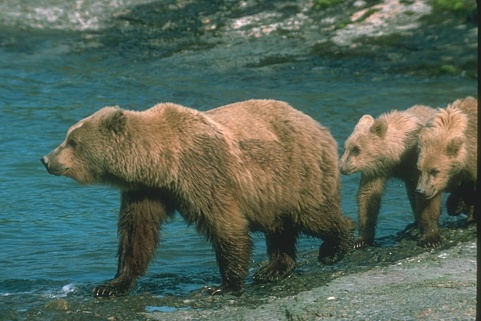
#> input picture SRCNN/BSDS300/train/100075.jpg, 481 x 321 px, given in place of 15004.jpg, which was not available
$ python dataset.py
#> lines starting #> are read from the running program, lines starting #| are printed output that depends on the picture; pictures that were not available may be replaced by others from this repository, and a replacement may not be noted
import glob
import os

import numpy as np
from PIL import ImageFilter, Image
from matplotlib import pyplot as plt
from torch.utils.data import Dataset


class SRCNNDataset(Dataset):
    def __init__(self, transform, train=True):
        super(SRCNNDataset, self).__init__()
        self.transform = transform
        if train:
            self.paths = glob.glob(os.path.join('BSDS300/train', '*.jpg'))
        else:
            self.paths = glob.glob(os.path.join('BSDS300/test', '*.jpg'))

    def __getitem__(self, index):
        path = self.paths[index]
        img, _, _ = Image.open(path).convert('YCbCr').split()
        x = img.filter(ImageFilter.GaussianBlur(2))
        x = self.transform(x)
        return x / 255, self.transform(img) / 255

    def __len__(self):
        return len(self.paths)


if __name__ == '__main__':
    img, _, _ = Image.open('/Users/xiaohao/Documents/Python/SRCNN/BSDS300/train/15004.jpg').convert('YCbCr').split()
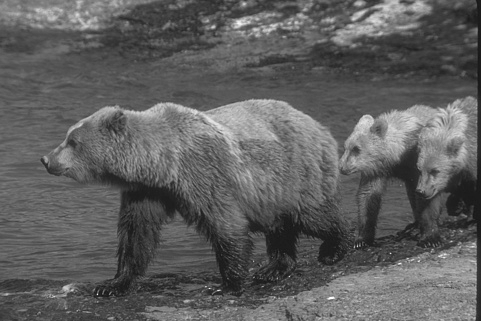
#> img: PIL image 481x321 L; min 18, max 253, mean 94.6
    plt.imshow(np.array(img) / 255)
    plt.show()
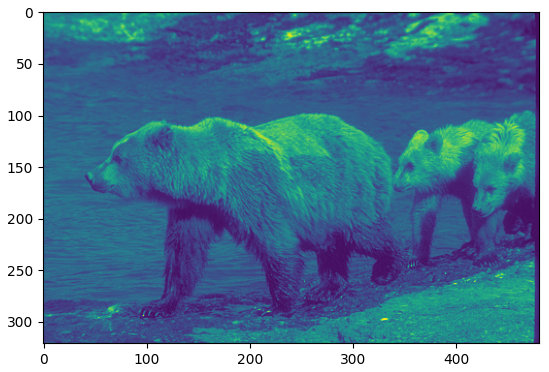
#> figure drawn by matplotlib, 1 panel

$ run again, on SRCNN/BSDS300/train/122048.jpg
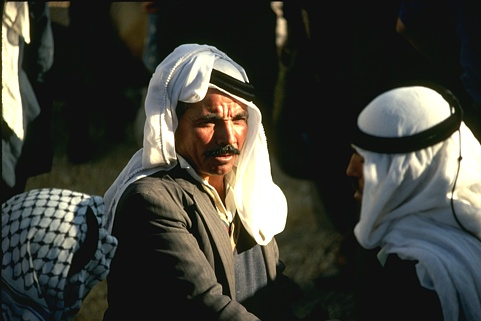
#> input picture SRCNN/BSDS300/train/122048.jpg, 481 x 321 px, given in place of 15004.jpg, which was not available
#> `img, _, _ = Image.open('/Users/xiaohao/Documents/Python/SRCNN/BSDS300/..`:
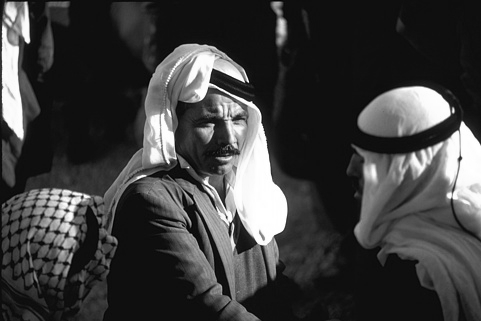
#> img: PIL image 481x321 L; min 1, max 255, mean 62.4
#> `plt.show()`:
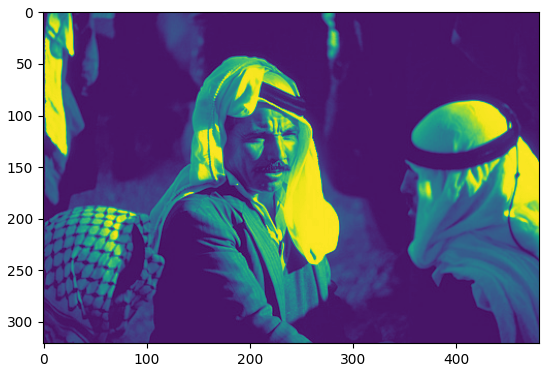
#> figure drawn by matplotlib, 1 panel

$ run again, on SRCNN/BSDS300/train/130034.jpg
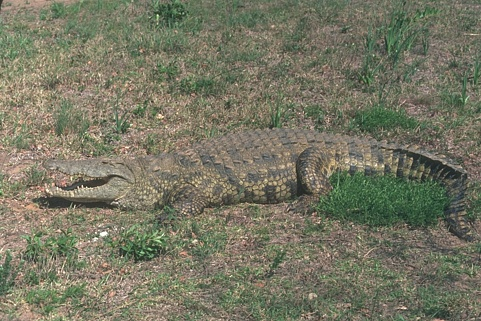
#> input picture SRCNN/BSDS300/train/130034.jpg, 481 x 321 px, given in place of 15004.jpg, which was not available
#> `img, _, _ = Image.open('/Users/xiaohao/Documents/Python/SRCNN/BSDS300/..`:
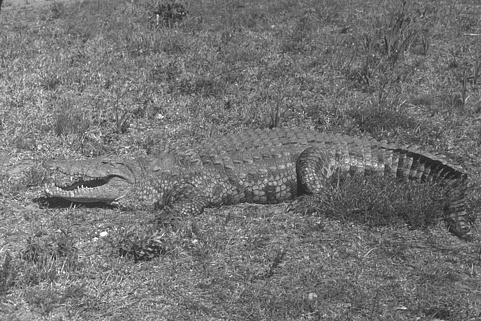
#> img: PIL image 481x321 L; min 30, max 254, mean 115.8
#> `plt.show()`:
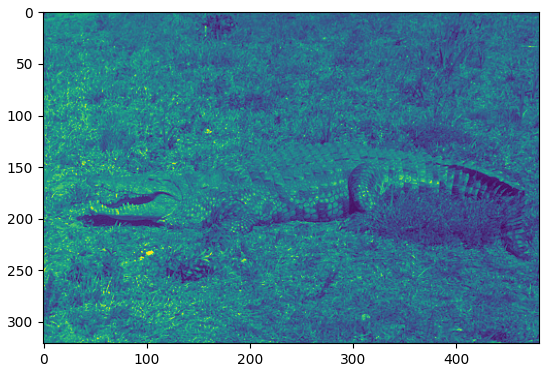
#> figure drawn by matplotlib, 1 panel

$ run again, on SRCNN/BSDS300/train/134052.jpg
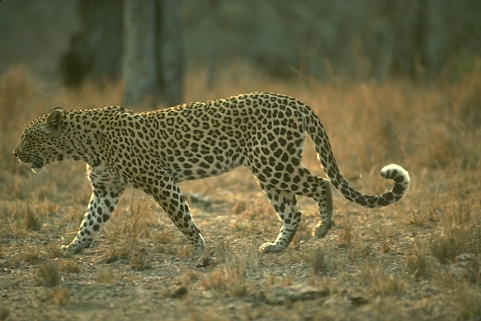
#> input picture SRCNN/BSDS300/train/134052.jpg, 481 x 321 px, given in place of 15004.jpg, which was not available
#> `img, _, _ = Image.open('/Users/xiaohao/Documents/Python/SRCNN/BSDS300/..`:
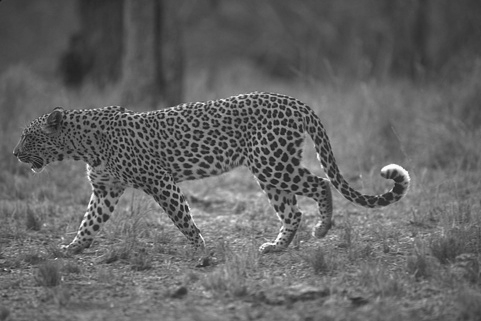
#> img: PIL image 481x321 L; min 20, max 251, mean 100.7
#> `plt.show()`:
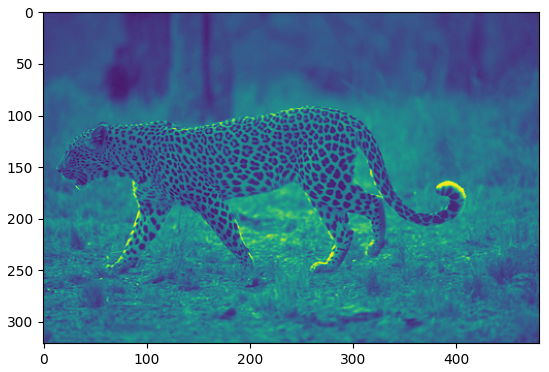
#> figure drawn by matplotlib, 1 panel
